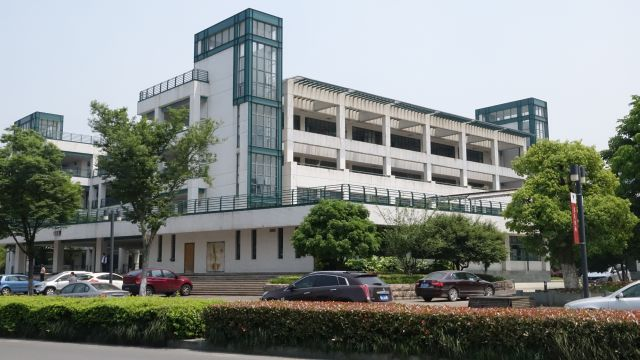
#> input picture data/panorama-data1/1.jpg, 640 x 360 px; its folder holds 4 pictures in this run
$ python panarama_trial_1.py
#> lines starting #> are read from the running program, lines starting #| are printed output that depends on the picture
import os
import cv2
import imutils

img_dir = '../data/panorama-data1'
names = os.listdir(img_dir)
print(names)
images = []
for name in names:
    img_path = os.path.join(img_dir, name)
    image = cv2.imread(img_path)
#> image is the input picture: shape (360, 640, 3); mean B, G, R 127.5, 132.6, 127.1
    images.append(image)

stitcher = cv2.createStitcher() if imutils.is_cv3() else cv2.Stitcher_create()
status, stitched = stitcher.stitch(images)
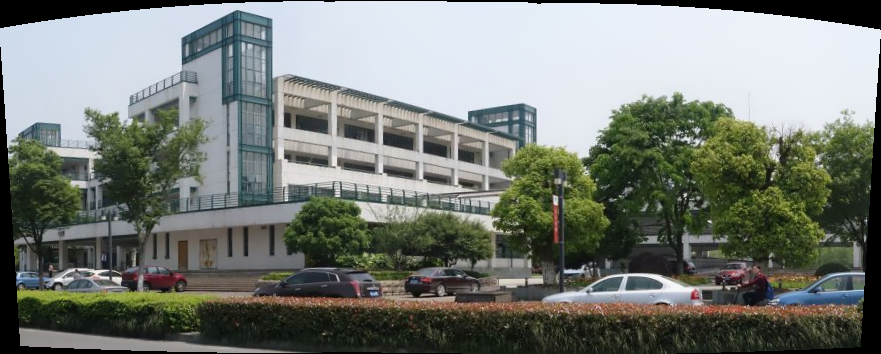
#> stitched: shape (354, 881, 3); mean of channels 0, 1, 2 117.3, 123.9, 118.7; drawn as B, G, R

if status==0:
    cv2.imwrite('stitch.jpg', stitched)
